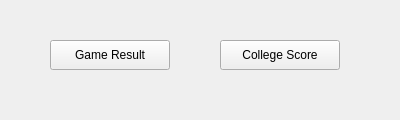
<?xml version="1.0" encoding="UTF-8"?>
<ui version="4.0">
 <class>QueryWindow</class>
 <widget class="QWidget" name="QueryWindow">
  <property name="geometry">
   <rect>
    <x>0</x>
    <y>0</y>
    <width>400</width>
    <height>120</height>
   </rect>
  </property>
  <property name="windowTitle">
   <string>QueryWindow</string>
  </property>
  <widget class="QPushButton" name="pushButton_game">
   <property name="geometry">
    <rect>
     <x>50</x>
     <y>40</y>
     <width>120</width>
     <height>30</height>
    </rect>
   </property>
   <property name="text">
    <string>Game Result</string>
   </property>
  </widget>
  <widget class="QPushButton" name="pushButton_college">
   <property name="geometry">
    <rect>
     <x>220</x>
     <y>40</y>
     <width>120</width>
     <height>30</height>
    </rect>
   </property>
   <property name="text">
    <string>College Score</string>
   </property>
  </widget>
 </widget>
 <resources/>
 <connections/>
</ui>
